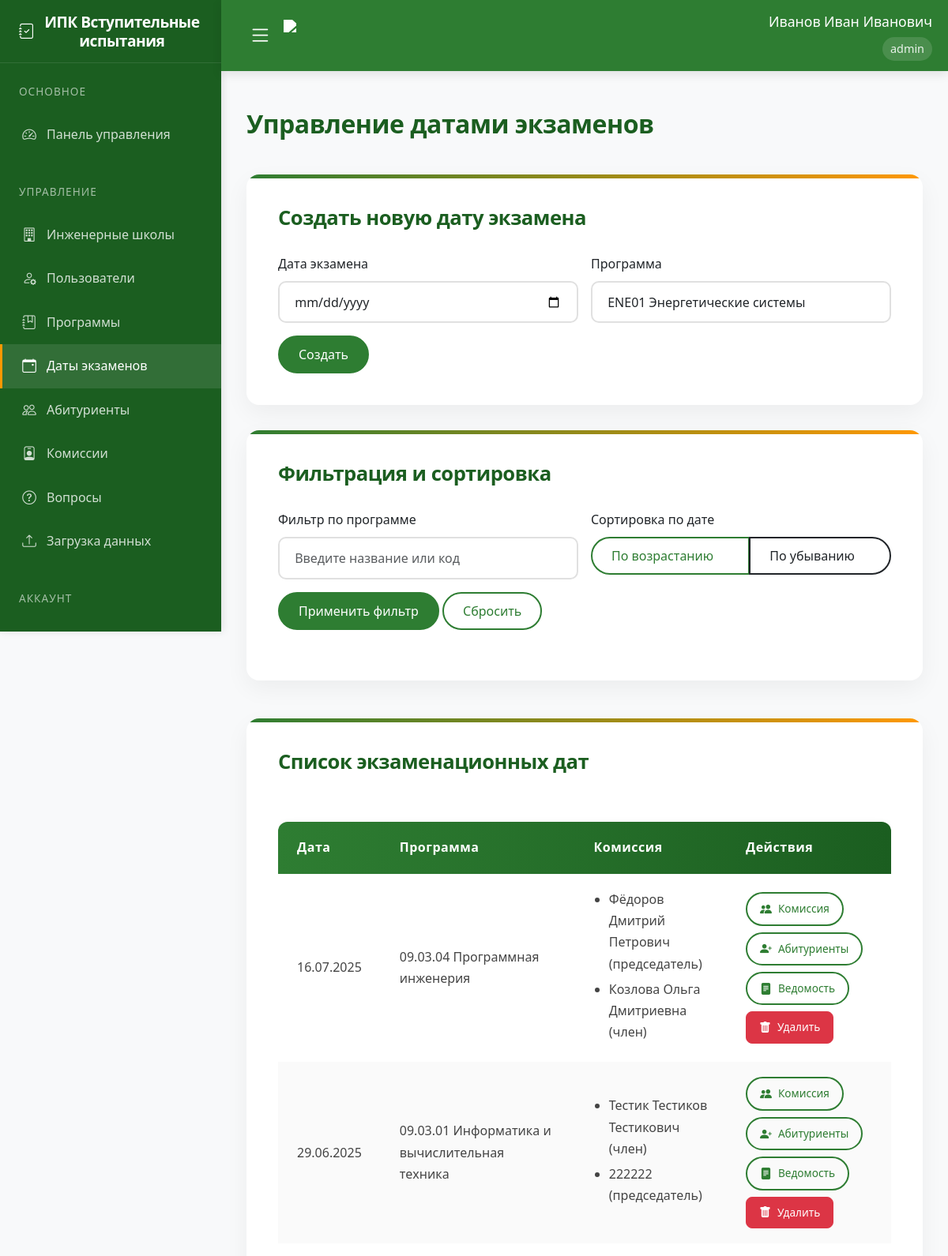
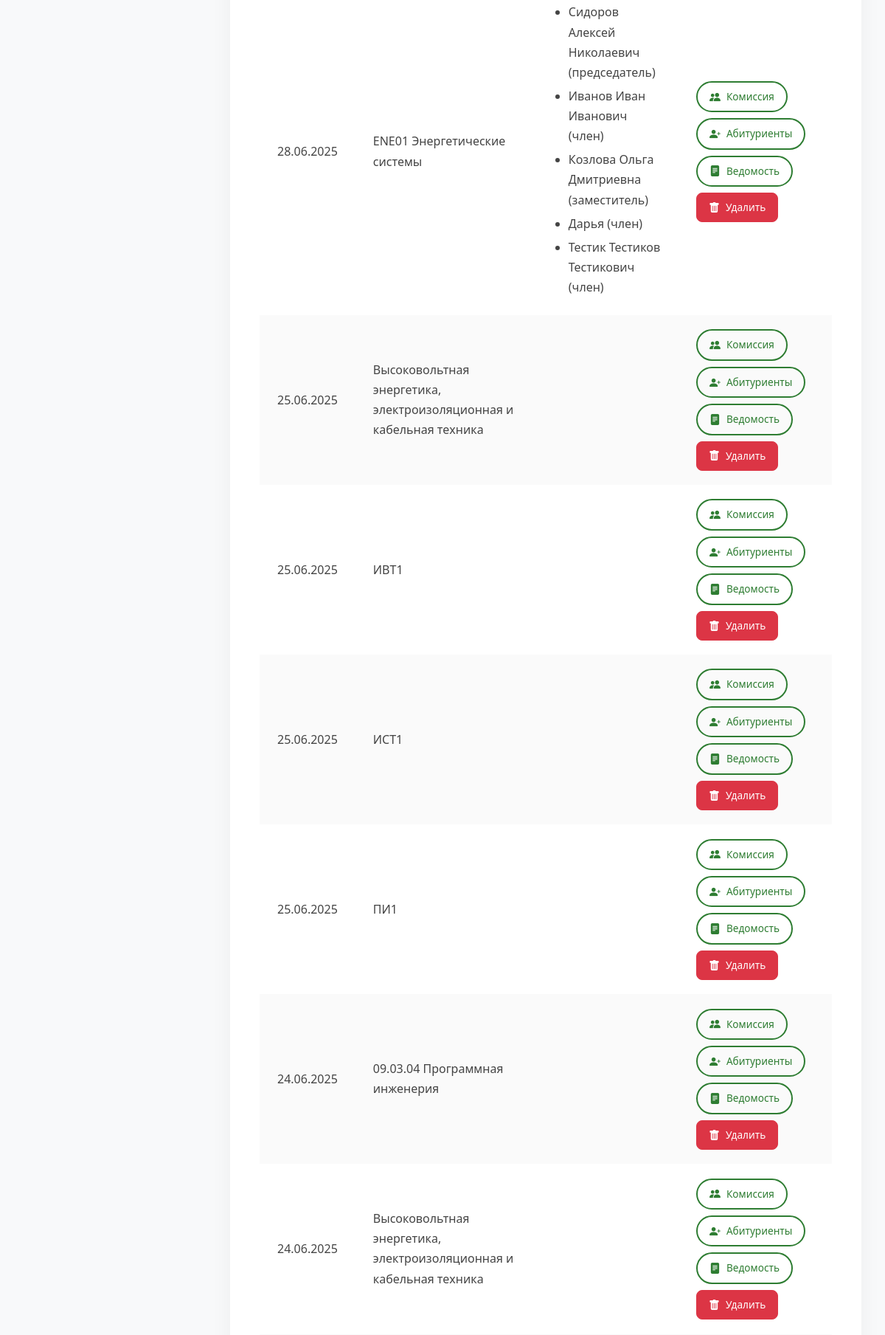
/exam_dates (signed in, upper part), run on the app's committed database (2 pictures, top to bottom).
### app/models.py (models this page shows)
class User(UserMixin, db.Model):
    id = db.Column(db.Integer, primary_key=True)
    username = db.Column(db.String(80), unique=True, nullable=False)
    password = db.Column(db.String(120), nullable=False)
    full_name = db.Column(db.String(100), nullable=False)
    position = db.Column(db.String(100), nullable=False)
    role = db.Column(db.String(20), nullable=False)  # 'admin', 'secretary', 'commission'
    school_id = db.Column(db.Integer, db.ForeignKey('engineering_school.id'))
    engineering_school = db.relationship('EngineeringSchool', backref='users')
    commission_members = db.relationship('CommissionMember', back_populates='user', cascade='all, delete-orphan')
    standard_commissions = db.relationship('StandardCommission', back_populates='user', cascade='all, delete-orphan')

class ExamDate(db.Model):
    id = db.Column(db.Integer, primary_key=True)
    date = db.Column(db.DateTime, nullable=False)
    program_id = db.Column(db.Integer, db.ForeignKey('program.id'), nullable=False)
    commission = db.relationship('CommissionMember', backref='exam_date', lazy=True, cascade='all, delete-orphan')
    applicants = db.relationship('Applicant', backref='exam_date', lazy=True)

class Program(db.Model):
    id = db.Column(db.Integer, primary_key=True)
    code = db.Column(db.String(50), nullable=False)
    name = db.Column(db.String(200), nullable=False)
    school_id = db.Column(db.Integer, db.ForeignKey('engineering_school.id'))
    questions = db.relationship('Question', backref='program', lazy=True, cascade='all, delete-orphan')
    standard_commission = db.relationship('StandardCommission', backref='program', lazy=True, cascade='all, delete-orphan')
    applicants = db.relationship('Applicant', backref='program', lazy=True)
    exam_dates = db.relationship('ExamDate', backref='program', lazy=True)
    oop = db.relationship("Oop", backref='program', lazy=True, cascade='all, delete-orphan')  # Важно: cascade

class CommissionMember(db.Model):
    id = db.Column(db.Integer, primary_key=True)
    exam_date_id = db.Column(db.Integer, db.ForeignKey('exam_date.id'), nullable=False)
    user_id = db.Column(db.Integer, db.ForeignKey('user.id'), nullable=False)
    role = db.Column(db.String(50), nullable=False)  # 'председатель', 'заместитель', 'член'
    user = db.relationship('User', back_populates='commission_members')

### app/routes.py (the view, shortened to what this page needs)
@routes.route('/exam_dates', methods=['GET', 'POST'])
@login_required
def exam_dates():
    if current_user.role not in ['admin', 'secretary']:
        abort(403)
    form = ExamDateForm()
    if current_user.role == 'secretary':
        form.program_id.choices = [
            (p.id, f"{p.code} {p.name}")
            for p in Program.query.filter_by(school_id=current_user.school_id)
        ]
    sort_order = request.args.get('sort', 'desc')  # asc или desc
    program_filter = request.args.get('program_filter', '').strip()
    if current_user.role == 'secretary':
        query = ExamDate.query \
            .join(Program) \
            .filter(Program.school_id == current_user.school_id)
    else:
        query = ExamDate.query
    if sort_order == 'asc':
        exam_dates = query.order_by(ExamDate.date.asc()).all()
    else:  # desc по умолчанию
        exam_dates = query.order_by(ExamDate.date.desc()).all()
    return render_template(
        'exam_dates.html',
        form=form,
        exam_dates=exam_dates,
        sort_order=sort_order,
        program_filter=program_filter
    )

### app/templates/exam_dates.html (shortened to what this page needs)
{% extends "base.html" %}
{% block content %}
<div class="admin-container">
    <h2>Управление датами экзаменов</h2>
    <div class="content-card spacer-md">
        <h3>Создать новую дату экзамена</h3>
        <form method="POST" class="elegant-form">
            <div class="row g-3">
                <div class="col-md-6">
                    <div class="form-group">
                        {{ form.date.label(class="form-label") }}
                        {{ form.date(class="form-control form-control-elegant") }}
                    </div>
                </div>
                <div class="col-md-6">
                    <div class="form-group">
                        {{ form.program_id.label(class="form-label") }}
                        {{ form.program_id(class="form-control form-control-elegant") }}
                    </div>
                </div>
                <div class="col-12">
                    <div class="form-group">
                        {{ form.submit(class="btn btn-primary-elegant btn-elegant") }}
                    </div>
                </div>
            </div>
        </form>
    </div>
    <div class="content-card">
        <h3>Фильтрация и сортировка</h3>
        <form method="GET" class="elegant-form mb-4">
            <div class="row g-3">
                <div class="col-md-6">
                    <div class="form-group">
                        <label for="program_filter" class="form-label">Фильтр по программе</label>
                        <input type="text"
                            class="form-control form-control-elegant"
                            id="program_filter"
                            name="program_filter"
                            value="{{ program_filter }}"
                            placeholder="Введите название или код">
                    </div>
                </div>
                <div class="col-md-6">
                    <div class="form-group">
                        <label class="form-label">Сортировка по дате</label>
                        <div class="btn-group w-100">
                            <a href="{{ url_for('routes.exam_dates', sort='asc', program_filter=program_filter) }}"
                            class="btn btn-outline-elegant btn-elegant {% if sort_order == 'asc' %}active{% endif %}">
                                По возрастанию
                            </a>
                            <a href="{{ url_for('routes.exam_dates', sort='desc', program_filter=program_filter) }}"
                            class="btn btn-outline-elegant btn-elegant {% if sort_order == 'desc' %}active{% endif %}">
                                По убыванию
                            </a>
                        </div>
                    </div>
                </div>
                <div class="col-12">
                    <button type="submit" class="btn btn-primary-elegant btn-elegant">
                        Применить фильтр
                    </button>
                    <a href="{{ url_for('routes.exam_dates') }}" class="btn btn-outline-elegant btn-elegant">
                        Сбросить
                    </a>
                </div>
            </div>
        </form>
    </div>
    <div class="content-card">
        <h3>Список экзаменационных дат</h3>
        <div class="table-responsive">
            <table class="elegant-table">
                <thead>
                    <tr>
                        <th>Дата</th>
                        <th>Программа</th>
                        <th>Комиссия</th>
                        <th>Действия</th>
                    </tr>
                </thead>
                <tbody>
                    {% for exam_date in exam_dates %}
                    <tr>
                        <td>{{ exam_date.date.strftime('%d.%m.%Y') }}</td>
                        <td>{{ exam_date.program.code }} {{ exam_date.program.name }}</td>
                        <td>
                            <ul class="commission-list">
                                {% for member in exam_date.commission %}
                                <li>{{ member.user.full_name }} ({{ member.role }})</li>
                                {% endfor %}
                            </ul>
                        </td>
                        <td>
                            <div class="action-buttons">
                                <a href="{{ url_for('routes.assign_commission', exam_date_id=exam_date.id) }}"
                                   class="btn btn-outline-elegant btn-elegant btn-sm">
                                    <i class="bi bi-people-fill"></i> Комиссия
                                </a>
                                <a href="{{ url_for('routes.assign_applicants', exam_date_id=exam_date.id) }}"
                                   class="btn btn-outline-elegant btn-elegant btn-sm">
                                    <i class="bi bi-person-plus-fill"></i> Абитуриенты
                                </a>
                                <a href="{{ url_for('routes.view_vedomost', exam_date_id=exam_date.id) }}"
                                   class="btn btn-outline-elegant btn-elegant btn-sm">
                                    <i class="bi bi-file-text-fill"></i> Ведомость
                                </a>
                                <form action="{{ url_for('routes.delete_exam_date', exam_date_id=exam_date.id) }}"
                                    method="POST"
                                    class="d-inline"
                                    onsubmit="return confirm('Вы уверены, что хотите удалить эту экзаменационную дату?');">
                                    <button type="submit" class="btn btn-danger btn-sm">
                                        <i class="bi bi-trash-fill"></i> Удалить
                                    </button>
                                </form>
                            </div>
                        </td>
                    </tr>
                    {% else %}
                    <tr>
                        <td colspan="4" class="text-center py-4">Нет созданных экзаменационных дат</td>
                    </tr>
                    {% endfor %}
                </tbody>
            </table>
        </div>
    </div>
</div>
{% endblock %}

### app/templates/base.html (shortened to what this page needs)
<!DOCTYPE html>
<html lang="ru">
<head>
    <link href="https://cdn.jsdelivr.net/npm/bootstrap@5.3.0/dist/css/bootstrap.min.css" rel="stylesheet">
    <link rel="stylesheet" href="https://cdn.jsdelivr.net/npm/bootstrap-icons@1.10.0/font/bootstrap-icons.css">
    <link rel="stylesheet" href="{{ url_for('static', filename='style.css') }}">
</head>
<body>
    <aside class="sidebar">
        <div class="sidebar-header">
            <h3 class="sidebar-title">
                <i class="bi bi-journal-check"></i>
                <span>ИПК Вступительные испытания</span>
            </h3>
        </div>
        <nav class="sidebar-menu">
            {% if current_user.is_authenticated %}
                <div class="menu-section">
                    <div class="menu-section-title">Основное</div>
                    {% if current_user.role == 'admin' %}
                        <a href="{{ url_for('routes.admin_dashboard') }}" class="menu-item {% if request.endpoint == 'routes.admin_dashboard' %}active{% endif %}">
                            <i class="bi bi-speedometer2"></i>
                            <span>Панель управления</span>
                        </a>
                    {% elif current_user.role == 'secretary' %}
                        <a href="{{ url_for('routes.secretary_dashboard') }}" class="menu-item {% if request.endpoint == 'routes.secretary_dashboard' %}active{% endif %}">
                            <i class="bi bi-speedometer2"></i>
                            <span>Панель секретаря</span>
                        </a>
                    {% elif current_user.role == 'teacher' %}
                        <a href="{{ url_for('routes.teacher_dashboard') }}" class="menu-item {% if request.endpoint == 'routes.teacher_dashboard' %}active{% endif %}">
                            <i class="bi bi-speedometer2"></i>
                            <span>Панель преподавателя</span>
                        </a>
                    {% elif current_user.role == 'student' %}
                        <a href="{{ url_for('routes.student_dashboard') }}" class="menu-item {% if request.endpoint == 'routes.student_dashboard' %}active{% endif %}">
                            <i class="bi bi-speedometer2"></i>
                            <span>Мои тесты</span>
                        </a>
                    {% endif %}
                </div>
                {% if current_user.role in ['admin', 'secretary'] %}
                <div class="menu-section">
                    <div class="menu-section-title">Управление</div>
                    {% if current_user.role == 'admin' %}
                        <a href="{{ url_for('routes.engineering_schools') }}" class="menu-item {% if request.endpoint == 'routes.engineering_schools' %}active{% endif %}">
                            <i class="bi bi-building"></i>
                            <span>Инженерные школы</span>
                        </a>
                        <a href="{{ url_for('routes.users') }}" class="menu-item {% if request.endpoint == 'routes.users' %}active{% endif %}">
                            <i class="bi bi-person-gear"></i>
                            <span>Пользователи</span>
                        </a>
                    {% endif %}
                    <a href="{{ url_for('routes.programs') }}" class="menu-item {% if request.endpoint == 'routes.programs' %}active{% endif %}">
                        <i class="bi bi-journal-bookmark"></i>
                        <span>Программы</span>
                    </a>
                    <a href="{{ url_for('routes.exam_dates') }}" class="menu-item {% if request.endpoint == 'routes.exam_dates' %}active{% endif %}">
                        <i class="bi bi-calendar-event"></i>
                        <span>Даты экзаменов</span>
                    </a>
                    <a href="{{ url_for('routes.applicants') }}" class="menu-item {% if request.endpoint == 'routes.applicants' %}active{% endif %}">
                        <i class="bi bi-people"></i>
                        <span>Абитуриенты</span>
                    </a>
                    <a href="{{ url_for('routes.standard_commission') }}" class="menu-item {% if request.endpoint == 'routes.standard_commission' %}active{% endif %}">
                        <i class="bi bi-person-badge"></i>
                        <span>Комиссии</span>
                    </a>
                    <a href="{{ url_for('routes.questions') }}" class="menu-item {% if request.endpoint == 'routes.questions' %}active{% endif %}">
                        <i class="bi bi-question-circle"></i>
                        <span>Вопросы</span>
                    </a>
                    <a href="{{ url_for('routes.upload_schedule') }}" class="menu-item {% if request.endpoint == 'routes.upload_schedule' %}active{% endif %}">
                        <i class="bi bi-upload"></i>
                        <span>Загрузка данных</span>
                    </a>
                </div>
                {% endif %}
                <div class="menu-section">
                    <div class="menu-section-title">Аккаунт</div>
                    <a href="{{ url_for('routes.logout') }}" class="menu-item">
                        <i class="bi bi-box-arrow-right"></i>
                        <span>Выход</span>
                    </a>
                </div>
            {% endif %}
        </nav>
    </aside>
    <header class="main-header">
        <div class="header-container">
            <div class="header-left">
                {% if current_user.is_authenticated %}
                    <button class="toggle-sidebar-btn">
                        <i class="bi bi-list"></i>
                    </button>
                {% endif %}
                <a href="{{ url_for('routes.home') }}" class="logo">
                    <img src="https://apply.tpu.ru/images/2022/footer-logo-ru.svg"
                        style="height: 40px; filter: brightness(0) invert(1);">
                </a>
            </div>
            <nav class="user-nav">
                {% if current_user.is_authenticated %}
                <div class="user-info">
                    <div class="user-name">{{ current_user.full_name }}</div>
                    <div class="user-role">{{ current_user.role }}</div>
                </div>
                {% else %}
                <a href="{{ url_for('routes.login') }}" class="outline-btn">
                    <i class="bi bi-box-arrow-in-right"></i>
                    <span>Войти</span>
                </a>
                {% endif %}
            </nav>
        </div>
    </header>
    <main class="main-content">
        {% block content %}{% endblock %}
    </main>
</body>
</html>

### data on the page
User: full_name "Иванов Иван Иванович", role "admin"
ExamDate: date "16.07.2025", program.code "09.03.04", program.name "Программная инженерия"
CommissionMember: user.full_name "Фёдоров Дмитрий Петрович", role "председатель"
CommissionMember: user.full_name "Козлова Ольга Дмитриевна", role "член"
ExamDate: date "29.06.2025", program.code "09.03.01", program.name "Информатика и вычислительная техника"
CommissionMember: user.full_name "Тестик Тестиков Тестикович", role "член"
CommissionMember: user.full_name "222222", role "председатель"
ExamDate: date "28.06.2025", program.code "ENE01", program.name "Энергетические системы"
CommissionMember: user.full_name "Сидоров Алексей Николаевич", role "председатель"
CommissionMember: user.full_name "Иванов Иван Иванович", role "член"
CommissionMember: user.full_name "Козлова Ольга Дмитриевна", role "заместитель"
CommissionMember: user.full_name "Дарья", role "член"
CommissionMember: user.full_name "Тестик Тестиков Тестикович", role "член"
ExamDate: date "25.06.2025", program.code "Высоковольтная", program.name "энергетика, электроизоляционная и кабельная техника"
ExamDate: date "25.06.2025", program.code "ИВТ1"
ExamDate: date "25.06.2025", program.code "ИСТ1"
ExamDate: date "25.06.2025", program.code "ПИ1"
ExamDate: date "24.06.2025", program.code "09.03.04", program.name "Программная инженерия"
ExamDate: date "24.06.2025", program.code "Высоковольтная", program.name "энергетика, электроизоляционная и кабельная техника"
